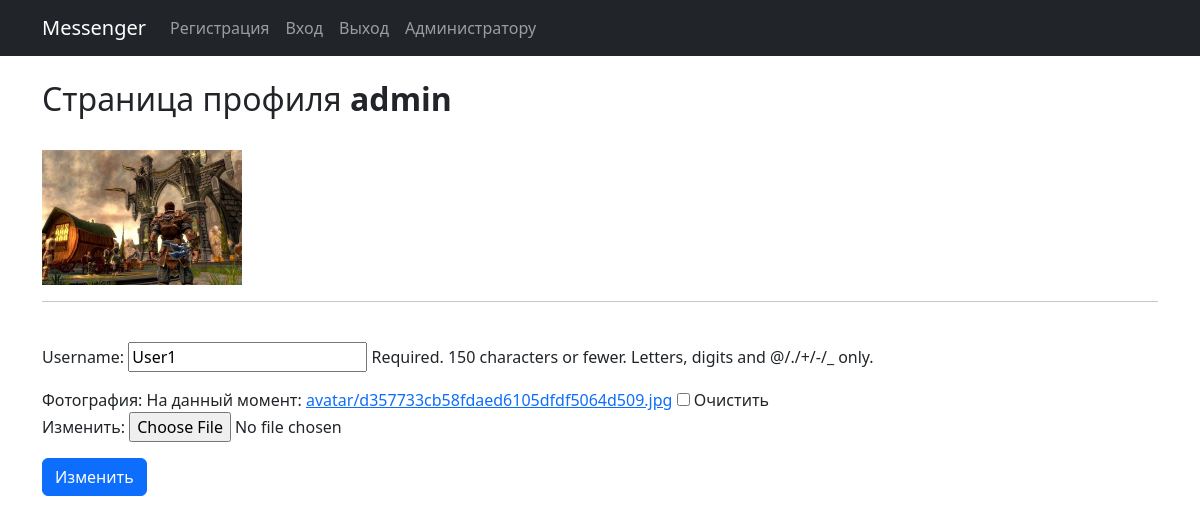
The page /profile/21/ (signed in) on the database its author committed.
### chat/models.py (models this page shows)
class User(AbstractUser):
    avatar = models.ImageField(upload_to='avatar/', null=True, blank=True, verbose_name="фотография", default="avatar/default.png")

### chat/views.py (the view)
# urls.py: path('profile/<int:pk>/', ProfileUser.as_view(), name='profile'),
class ProfileUser(LoginRequiredMixin, UpdateView):
    model = User
    fields = ['username', 'avatar']
    context_object_name = 'post'
    queryset = User.objects.all()
    template_name = 'profile.html'
    success_url = "/"

### templates/profile.html (shortened to what this page needs)
{% extends "default.html" %}
{% load static %}
{% block content %}
    <div align="left"><br>
        <div >
            <h2> Страница профиля <strong>{{ user.username }}</strong></h2><br>
            {% if user.avatar %}
                    <img src="{{ user.avatar.url }}" width="200"><br>
            {% else %}
                <p>У пользователя нет фото</p>
            {% endif %}
        </div><hr>
        <form method="POST" enctype="multipart/form-data">
            <br>
            {{ form.as_p }}
            <button type="submit" class="btn btn-primary">Изменить</button>
        </form>
</div>
{% endblock content %}

### rows shown on the page
User: username "admin", avatar (picture)
User: username "User1"
